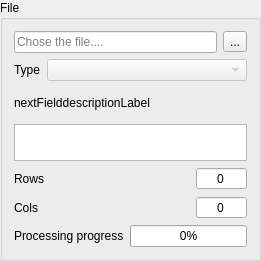
<?xml version="1.0" encoding="UTF-8"?>
<ui version="4.0">
 <class>FileWidget</class>
 <widget class="QGroupBox" name="FileWidget">
  <property name="geometry">
   <rect>
    <x>0</x>
    <y>0</y>
    <width>261</width>
    <height>261</height>
   </rect>
  </property>
  <property name="sizePolicy">
   <sizepolicy hsizetype="Maximum" vsizetype="Maximum">
    <horstretch>0</horstretch>
    <verstretch>0</verstretch>
   </sizepolicy>
  </property>
  <property name="maximumSize">
   <size>
    <width>261</width>
    <height>261</height>
   </size>
  </property>
  <property name="windowTitle">
   <string>File</string>
  </property>
  <property name="autoFillBackground">
   <bool>true</bool>
  </property>
  <property name="title">
   <string>File</string>
  </property>
  <property name="flat">
   <bool>false</bool>
  </property>
  <property name="checkable">
   <bool>false</bool>
  </property>
  <layout class="QVBoxLayout" name="mainVLayout">
   <item>
    <layout class="QHBoxLayout" name="pathHLayout">
     <item>
      <widget class="QLineEdit" name="pathLineEdit">
       <property name="readOnly">
        <bool>true</bool>
       </property>
       <property name="placeholderText">
        <string>Chose the file....</string>
       </property>
       <property name="clearButtonEnabled">
        <bool>true</bool>
       </property>
      </widget>
     </item>
     <item>
      <widget class="QToolButton" name="pathBtn">
       <property name="text">
        <string>...</string>
       </property>
      </widget>
     </item>
    </layout>
   </item>
   <item>
    <layout class="QHBoxLayout" name="typeHLayout">
     <item>
      <widget class="QLabel" name="typeLabel">
       <property name="sizePolicy">
        <sizepolicy hsizetype="Maximum" vsizetype="Preferred">
         <horstretch>0</horstretch>
         <verstretch>0</verstretch>
        </sizepolicy>
       </property>
       <property name="text">
        <string>Type</string>
       </property>
      </widget>
     </item>
     <item>
      <widget class="QComboBox" name="typeCB">
       <property name="enabled">
        <bool>false</bool>
       </property>
       <property name="currentText">
        <string/>
       </property>
      </widget>
     </item>
    </layout>
   </item>
   <item>
    <widget class="QLabel" name="nextFielddescriptionLabel">
     <property name="text">
      <string>nextFielddescriptionLabel</string>
     </property>
    </widget>
   </item>
   <item>
    <widget class="QPlainTextEdit" name="customPlainText">
     <property name="maximumSize">
      <size>
       <width>16777215</width>
       <height>37</height>
      </size>
     </property>
     <property name="statusTip">
      <string>First column of first row</string>
     </property>
     <property name="whatsThis">
      <string>First column of first row</string>
     </property>
     <property name="documentTitle">
      <string/>
     </property>
     <property name="readOnly">
      <bool>true</bool>
     </property>
     <property name="plainText">
      <string/>
     </property>
    </widget>
   </item>
   <item>
    <layout class="QHBoxLayout" name="sizeHRowsLayout">
     <item>
      <widget class="QLabel" name="sizeRowLabel">
       <property name="sizePolicy">
        <sizepolicy hsizetype="Minimum" vsizetype="Preferred">
         <horstretch>0</horstretch>
         <verstretch>0</verstretch>
        </sizepolicy>
       </property>
       <property name="text">
        <string>Rows</string>
       </property>
       <property name="alignment">
        <set>Qt::AlignRight|Qt::AlignTrailing|Qt::AlignVCenter</set>
       </property>
      </widget>
     </item>
     <item>
      <spacer name="sizeHRowSpacer">
       <property name="orientation">
        <enum>Qt::Horizontal</enum>
       </property>
       <property name="sizeHint" stdset="0">
        <size>
         <width>40</width>
         <height>20</height>
        </size>
       </property>
      </spacer>
     </item>
     <item>
      <widget class="QSpinBox" name="sizeRowSpin">
       <property name="sizePolicy">
        <sizepolicy hsizetype="Maximum" vsizetype="Fixed">
         <horstretch>0</horstretch>
         <verstretch>0</verstretch>
        </sizepolicy>
       </property>
       <property name="alignment">
        <set>Qt::AlignCenter</set>
       </property>
       <property name="readOnly">
        <bool>true</bool>
       </property>
       <property name="buttonSymbols">
        <enum>QAbstractSpinBox::NoButtons</enum>
       </property>
       <property name="suffix">
        <string/>
       </property>
       <property name="maximum">
        <number>1000000</number>
       </property>
       <property name="singleStep">
        <number>1</number>
       </property>
      </widget>
     </item>
    </layout>
   </item>
   <item>
    <layout class="QHBoxLayout" name="sizeHColsLayout">
     <item>
      <widget class="QLabel" name="sizeColLabel">
       <property name="sizePolicy">
        <sizepolicy hsizetype="Minimum" vsizetype="Preferred">
         <horstretch>0</horstretch>
         <verstretch>0</verstretch>
        </sizepolicy>
       </property>
       <property name="text">
        <string>Cols</string>
       </property>
       <property name="alignment">
        <set>Qt::AlignRight|Qt::AlignTrailing|Qt::AlignVCenter</set>
       </property>
      </widget>
     </item>
     <item>
      <spacer name="sizeHColSpacer">
       <property name="orientation">
        <enum>Qt::Horizontal</enum>
       </property>
       <property name="sizeHint" stdset="0">
        <size>
         <width>40</width>
         <height>20</height>
        </size>
       </property>
      </spacer>
     </item>
     <item>
      <widget class="QSpinBox" name="sizeColSpin">
       <property name="sizePolicy">
        <sizepolicy hsizetype="Maximum" vsizetype="Fixed">
         <horstretch>0</horstretch>
         <verstretch>0</verstretch>
        </sizepolicy>
       </property>
       <property name="alignment">
        <set>Qt::AlignCenter</set>
       </property>
       <property name="readOnly">
        <bool>true</bool>
       </property>
       <property name="buttonSymbols">
        <enum>QAbstractSpinBox::NoButtons</enum>
       </property>
       <property name="maximum">
        <number>1000000</number>
       </property>
      </widget>
     </item>
    </layout>
   </item>
   <item>
    <layout class="QHBoxLayout" name="progressHLayout">
     <item>
      <widget class="QLabel" name="progressLabel">
       <property name="text">
        <string>Processing progress</string>
       </property>
      </widget>
     </item>
     <item>
      <widget class="QProgressBar" name="progressBar">
       <property name="maximum">
        <number>1000</number>
       </property>
       <property name="value">
        <number>0</number>
       </property>
       <property name="alignment">
        <set>Qt::AlignLeading|Qt::AlignLeft|Qt::AlignVCenter</set>
       </property>
       <property name="textVisible">
        <bool>true</bool>
       </property>
       <property name="orientation">
        <enum>Qt::Horizontal</enum>
       </property>
       <property name="textDirection">
        <enum>QProgressBar::TopToBottom</enum>
       </property>
      </widget>
     </item>
    </layout>
   </item>
  </layout>
  <action name="actionOpen_File">
   <property name="icon">
    <iconset>
     <normaloff>:/source/icons/file_R_ic.png</normaloff>:/source/icons/file_R_ic.png</iconset>
   </property>
   <property name="text">
    <string>Open File</string>
   </property>
   <property name="toolTip">
    <string>Open the file with descriptors</string>
   </property>
   <property name="shortcut">
    <string>Ctrl+O</string>
   </property>
  </action>
 </widget>
 <resources/>
 <connections/>
</ui>
